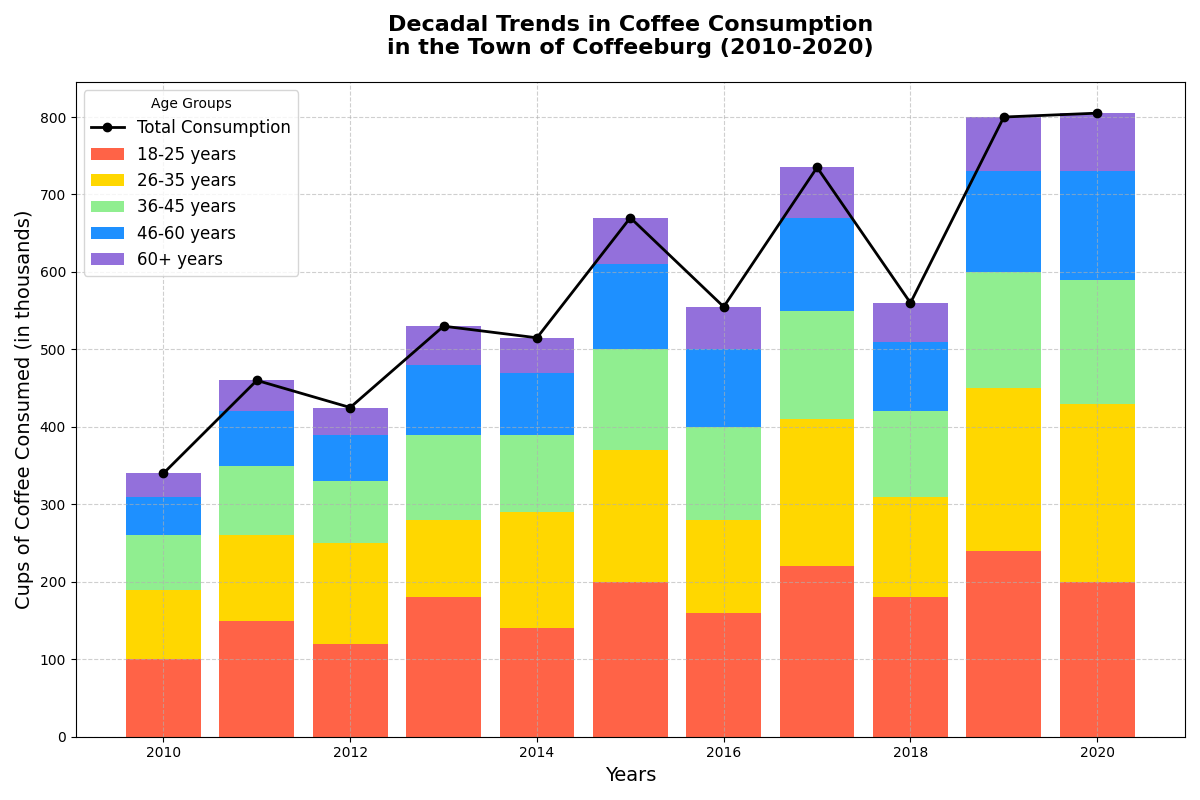

Write Python code to recreate this figure.
import matplotlib.pyplot as plt
import numpy as np

years = np.arange(2010, 2021)
age_groups = ['18-25', '26-35', '36-45', '46-60', '60+']
consumption = np.array([
    [100, 150, 120, 180, 140, 200, 160, 220, 180, 240, 200], # Random mix of original values for 18-25
    [90, 110, 130, 100, 150, 170, 120, 190, 130, 210, 230],  # Random mix of original values for 26-35
    [70, 90, 80, 110, 100, 130, 120, 140, 110, 150, 160],    # Random mix of original values for 36-45
    [50, 70, 60, 90, 80, 110, 100, 120, 90, 130, 140],       # Random mix of original values for 46-60
    [30, 40, 35, 50, 45, 60, 55, 65, 50, 70, 75]             # Random mix of original values for 60+
])

colors = ['#FF6347', '#FFD700', '#90EE90', '#1E90FF', '#9370DB']

fig, ax = plt.subplots(1, 1, figsize=(12, 8))

bottom_vals = np.zeros_like(consumption[0])
for i, age_group in enumerate(age_groups):
    ax.bar(years, consumption[i], bottom=bottom_vals, color=colors[i], label=f'{age_group} years')
    bottom_vals += consumption[i]

cumulative_consumption = consumption.sum(axis=0)
ax.plot(years, cumulative_consumption, color='black', marker='o', linestyle='-', linewidth=2, markersize=6, label='Total Consumption')

ax.set_title('Decadal Trends in Coffee Consumption\nin the Town of Coffeeburg (2010-2020)', fontsize=16, weight='bold', pad=20)
ax.set_xlabel('Years', fontsize=14)
ax.set_ylabel('Cups of Coffee Consumed (in thousands)', fontsize=14)

ax.legend(title='Age Groups', loc='upper left', fontsize=12)
ax.grid(True, linestyle='--', alpha=0.6)
plt.tight_layout()
plt.show()
